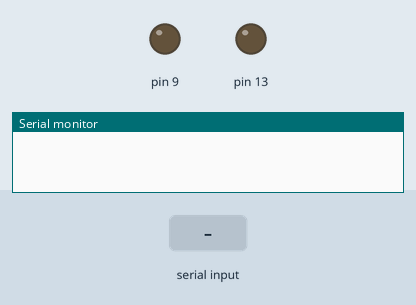
A sketch run on a simulated Arduino Uno, built with avr-gcc and run on an emulated ATmega328P. On the bench: output pins drawn as LEDs (lit = HIGH), the last lines printed to the serial monitor. The inputs (shaded band) are chosen by the test bench.

Above: at 1.2 s.
1.3 s: "a\n" received over Serial
At 2.5 s:
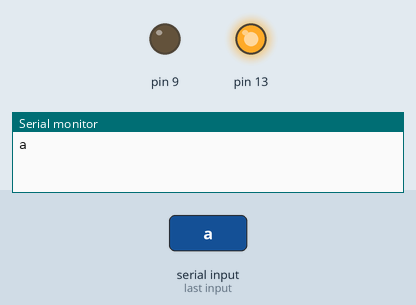
2.8 s: byte 99 ('c') received over Serial
At 3.6 s:
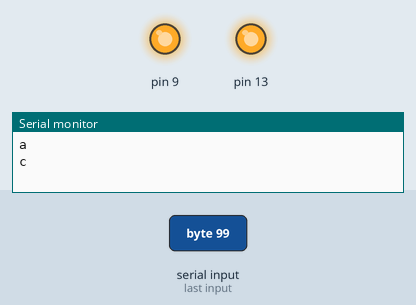
4.3 s: byte 98 ('b') received over Serial
At 4.7 s:
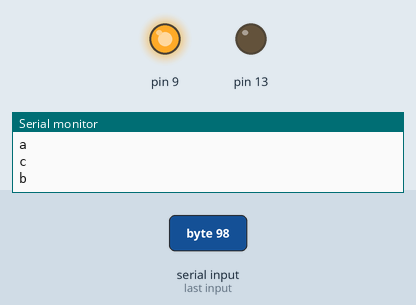
5.8 s: byte 100 ('d') received over Serial
At 7.0 s:
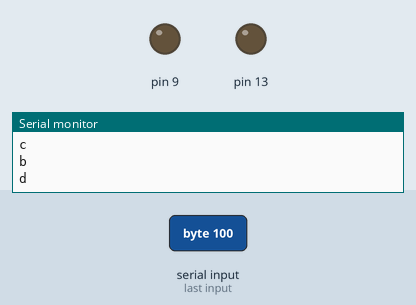
7.3 s: byte 101 ('e') received over Serial
At 8.2 s:
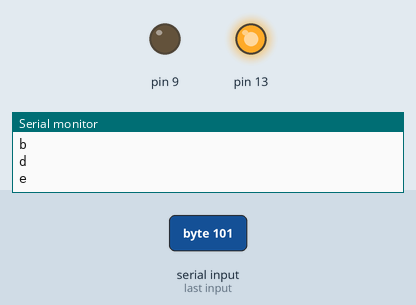
8.8 s: byte 102 ('f') received over Serial
At 9.4 s:
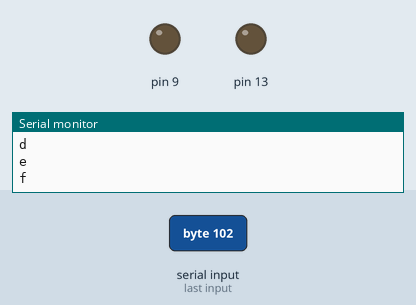
Timing chart, 0 to 11.3 s (numbered marks = the images above; inputs shaded):
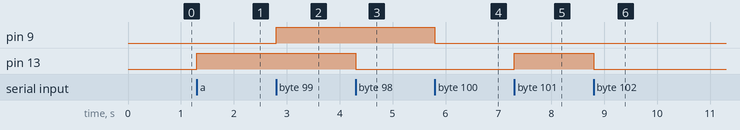

Measured:
- after the input at 1.3 s, pin 13: LOW → HIGH at once
- after the input at 2.8 s, pin 9: LOW → HIGH at once
- after the input at 4.3 s, pin 13: HIGH → LOW at once
- after the input at 5.8 s, pin 9: HIGH → LOW at once
- after the input at 7.3 s, pin 13: LOW → HIGH at once
- after the input at 8.8 s, pin 13: HIGH → LOW at once

The sketch:

bulb_on_off_by_blutooth_new.ino
```cpp
char Incoming_value = 0;

void setup()
{
  Serial.begin(9600);
  pinMode(13, OUTPUT);
  pinMode(9, OUTPUT);
}

void loop()
{
  if(Serial.available() > 0)
  {
    Incoming_value = Serial.read();
    Serial.print(Incoming_value);
    Serial.print("\n");
    if(Incoming_value == 'a')
      digitalWrite(13, HIGH);
    else if(Incoming_value == 'b')
      digitalWrite(13, LOW);

    if(Incoming_value == 'c')
      digitalWrite(9, HIGH);
    else if(Incoming_value == 'd')
      digitalWrite(9, LOW);

    if(Incoming_value == 'e')
      digitalWrite(13, HIGH);
    else if(Incoming_value == 'f')
      digitalWrite(13, LOW);

    if(Incoming_value == 'g')
      digitalWrite(9, HIGH);
    else if(Incoming_value == 'h')
      digitalWrite(9, LOW);

  }
}
```
